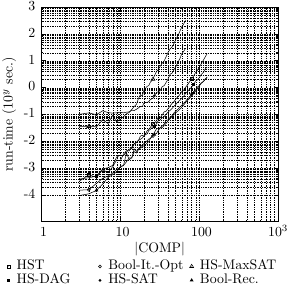

Reproduce this figure in gnuplot.
#!/opt/local/bin/gnuplot -persist
# this settings control total paper and plot size in mm without being influenced 
# by any labels or the legend
PAPER_XSIZE = 75.0
PAPER_YSIZE = 73.0
PLOT_XSIZE  = 60.2
PLOT_YSIZE  = 54.5
MARGIN_TOP  = 1.8
MARGIN_LEFT = 10.5
set macro

set terminal epslatex standalone '' 10 size PAPER_XSIZE/25.4,PAPER_YSIZE/25.4 lw 0.75
set output "experiment01_run01-time.tex"

set multiplot
set lmargin 0
set rmargin 0
set tmargin 0
set bmargin 0
set size PLOT_XSIZE/PAPER_XSIZE,PLOT_YSIZE/PAPER_YSIZE
set origin MARGIN_LEFT/PAPER_XSIZE,(PAPER_YSIZE-MARGIN_TOP-PLOT_YSIZE)/PAPER_YSIZE

set key at character 0,2 left Left reverse width -3 samplen -1 maxrows 2
# unset key
# set terminal epslatex 'ptm'

set xlabel "$|$COMP$|$" offset 0,0.5
set ylabel "run-time ($10^y$ sec.)" offset 1,0
set logscale x
set logscale y
set xrange [1e0 : 1e3]
set yrange [1e-5 : 1e3]
set xtics 1, 10, 1000 offset 0, graph 0.01 add ("$10^3$" 1000)
set ytics 1e-4, 10, 1e4 offset graph 0.01, 0 #add ("1" 1, "100" 100, "0.01" 0.01)
set mxtics
set mytics 10
set format y "%L"
# set format x "$10^{%L}$"
# set tmargin 0.5
# set rmargin 2
# set lmargin 5
# set bmargin 5
set grid xtics ytics ls 4
set grid mxtics mytics ls 4 lw 0.3

cols = "1:2"

myline(alg, ti, pt, ls, mint, mstart, le, idx) = "\
    'data-" . alg . ".txt' using ".cols.idx." every 1 title ''  with lines ls ".ls." lw 2, \
    'data-" . alg . ".txt' using ".cols.idx." every ".mint."::".mstart." title '' with \
                points ls ".ls." pt ".pt." ps ".(pt > 7 ? "0.9" : "0.7")." lw 2, \
     NaN title '" . (le eq 'x' ? ti : le) . "' with \
                points ls ".ls." pt ".pt." ps ".(pt > 7 ? "0.9" : "0.7")." lw 2"

lines = "NaN title ''"

lines = lines." ,".myline('hst', 				'HST', 			4, 1, 20, 1, 'x', '')
lines = lines." ,".myline('hsdag', 				'HS-DAG', 		5, 1, 20, 2, 'x', '')
lines = lines." ,".myline('bool-it-h5-stop', 	'Bool-It.-Opt', 6, 1, 20, 1, 'x', '')
lines = lines." ,".myline('saths', 				'HS-SAT', 		7, 1, 20, 2, 'x', '')
lines = lines." ,".myline('maxsaths', 			'HS-MaxSAT', 	8, 1, 20, 1, 'x', '')
lines = lines." ,".myline('bool-rec-h1-oldr4', 	'Bool-Rec.', 	9, 1, 20, 2, 'x', '')
plot @lines
